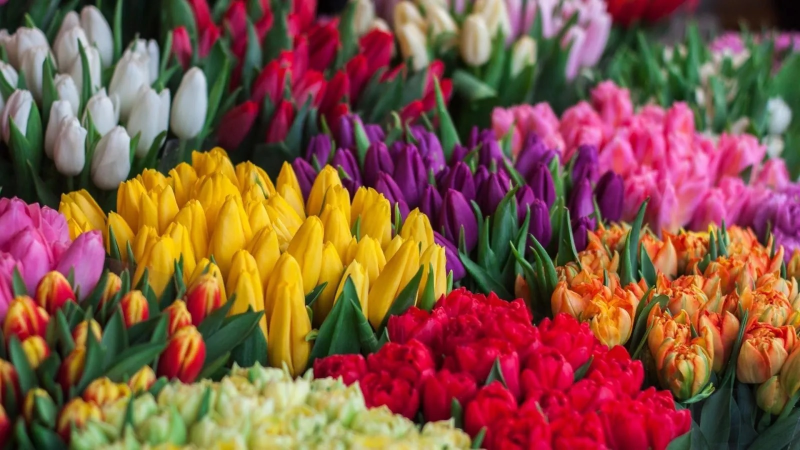
#> input picture IMG/flower.jpg, 1600 x 900 px (shown at 1/2 size)
$ jupyter execute pso_cluster.ipynb
#> lines starting #> are read from the running program, lines starting #| are printed output that depends on the picture; long printed decimals are rounded
### Clustering with PSO

##### Import Statements

[cell 1]
import numpy as np
import matplotlib.pyplot as plt
from PIL import Image
from sklearn.cluster import KMeans

##### Cluster Algorithm with K-Means

[cell 2]
def cluster( image, k):
    # height and width of image
    h, w, _ = image.shape

    # reshape image into matrix
    X = image.reshape( ( h * w, 3))

    # initiate KMeans
    kmeans = KMeans( n_clusters=k, n_init="auto")

    # fit to image matrix
    kmeans.fit( X)

    # labels of each pixels
    value = kmeans.labels_

    # location of centers
    centers = kmeans.cluster_centers_

    # generate new image matrix based on labels and centers
    new_X = np.array( [ np.uint8( centers[ c]) for c in value])

    # reshape new image matrix into proper image
    new_image = new_X.reshape( image.shape)

    return new_image

##### Euclidean Distance Function (Used in Fitness Function)

[cell 3]
# euclidean distance between two points a and b
def euc( a, b):
	return np.sum( [ ( a[ i] - b[ i]) ** 2 for i in range( len( a))]) ** 0.5

##### Fitness Function

[cell 4]
# X: image matrix
# p: loaction of particle
def pso_cluster_fit( X, p):
	# number of pixels
	n = X.shape[ 0]

	# number of clusters
	k = int( p.shape[ 0] / 3)

	# centers
	centers = p.reshape( ( 3, k)).T

	# labels for each pixel
	labels = np.zeros( n)

	# distance between of each pixel with each cluster
	dists = np.zeros( ( n, k))

	# for each cluster
	for i in range( k):
		# calculate distance between pixels and cluster
		dists[:,i] = np.sum( ( X - centers[ i]) ** 2, axis=1) ** 0.5

	# nearest cluster number as label of pixel
	labels = dists.argmin( axis=1)

	# nearest cluster distance
	min_dist = dists.min( axis=1)

	# value of fitness function
	f = min_dist.sum()

	return f, labels, centers

##### PSO Cluster Function

[cell 5]
# image: Input Image for Clustering
# w: inertia weight
# c1: cognitive coefficient
# c2: global coefficient
# n_iter: number of iterations
def pso_cluster( image, k, w=0.7, c1=1, c2=1, n_iter=50):
	# height and width of image
	H, W, _ = image.shape

	# reshaping image into matrix
	X = image.reshape( ( H * W, 3))

	# number of pixels
	n = X.shape[ 0]

	# dimensions
	d = k * 3

	# number of particles
	pn = d

	# maximum range of search space for each dimension
	domain = 255

	# location of particles. initial seed within [ 0, domain]
	p = domain * np.random.rand( pn, d)

	# initial velocity
	v = np.zeros( ( pn, d))

	# best location of particle initiated with p ( initial location)
	pbest = np.copy( p)

	# value of fit function for each particle
	f = np.array( [ pso_cluster_fit( X, particle)[ 0] for particle in p])

	# best value of fit function for each particle
	# initiated with f ( initial value of fit function for each particle)
	fpbest = np.copy( f)

	# best value of fit function among all particles
	# and its corresponding location
	fgbest, gbest = f.min(), p[ f.argmin()]

	# variable for recording history of fgbest (best value of fit function)
	history = np.zeros( n_iter)

	# iterate n_iter time
	for i in range( n_iter):

		# recording best value of fit function
		history[ i] = fgbest

		# generate two matrices of random numbers in range [ -1, 1] and shape of ( pn, d) ( for each particle and for each dimension)
		r1 = np.random.rand( pn, d)
		r2 = np.random.rand( pn, d)

		# calculate velocity of particles in each dimenstion
		v = ( w * v) + ( r1 * c1 * ( pbest - p)) + ( r2 * c2 * ( gbest - p))

		# update position of particle
		p = p + v

		# keep values in range
		p[ p < 0] = 0
		p[ p > 255] = 255

		f = np.array( [ pso_cluster_fit( X, particle)[ 0] for particle in p])

		# find indices of particles with better value of fit function than their previous value
		indices = np.nonzero( f < fpbest)

		# update value of fit function for particles that found a better value
		fpbest[ indices] = f[ indices]

		# update position of particles that found a better value
		pbest[ indices] = p[ indices]

		# if f.min() < fgbest:
		# update best value and its corresponding location
		fgbest, gbest = f.min(), p[ f.argmin()]

	# acquire labels and centers from gbest
	_, value, centers = pso_cluster_fit( X, gbest)

	# generate new image matrix based on labels and centers
	new_X = np.array( [ np.uint8( centers[ c]) for c in value])

    # reshape new image matrix into proper image
	new_image = new_X.reshape( image.shape)

	return new_image, history, fgbest, value, centers

##### Driver

[cell 6]
IMG_PATH = "IMG/flower.jpg"
IMG_SIZE = ( 160, 90)
CLUSTERS = 7

img = np.array( Image.open( IMG_PATH).resize( IMG_SIZE))
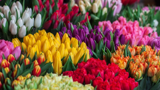
#> img: shape (90, 160, 3); mean R, G, B 132.8, 85.6, 66.5

img_clustered1 = cluster( img, CLUSTERS)
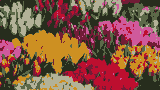
#> img_clustered1: shape (90, 160, 3); mean R, G, B 132.2, 85.2, 66.1
img_clustered2, history, fgbest, _, centers = pso_cluster( img, CLUSTERS)
#> in pso_cluster_fit, `labels = dists.argmin( axis=1)`: labels = 14400 values, max 6 at index 89, min 0 at index 38, mean 2.31
#> in pso_cluster_fit, `min_dist = dists.min( axis=1)`: min_dist = 14400 values, max 221.2 at index 224, min 2.2 at index 8645, mean 109.7
#> in pso_cluster_fit, `f = min_dist.sum()`: f = 1579143.3
#> in pso_cluster, `f = np.array( [ pso_cluster_fit( X, particle)[ 0] for particle in p])`: f = 21 values, max 1908232.8 at index 4, min 862358.1 at index 8, mean 1223253.8
#> in pso_cluster, `fpbest = np.copy( f)`: fpbest has the same summary as f
#> in pso_cluster, `fgbest, gbest = f.min(), p[ f.argmin()]`: fgbest = 862358.1; gbest = 21 values, max 240.8 at index 6, min 6.29 at index 17, mean 101.6
#> the loop in pso_cluster, `for i in range( n_iter):` made 50 passes
#> (indices, fgbest) on passes 1 to 10: (([0, 4, 5, 6, 7, 9, 11, 12, 13, 15, 16, 17, 19, 20],), 821030.2), (([0, 5, 6, 8, 9, 10, 11, 12, 15, 16, 17, 20],), 811104.3), (([0, 2, 4, 6, 8, 10, 11, 13, 15, 16],), 764840.2), (([0, 2, 3, 4, 5, 6, 8, 11, 15, 16, 17],), 785508.7), (([5, 9, 12, 13, 19, 20],), 745438.8), (([0, 2, 3, 4, 8, 17, 18],), 798058.8), (([2, 3, 9, 11, 13, 15, 18],), 763436.1), (([0, 3, 4, 6, 8, 9, 12, 16, 17, 18],), 723958.9), (([0, 3, 13, 16],), 752469.5), (([3, 4, 7, 8, 11, 13, 15, 17, 19, 20],), 726784)
#> pass 1, in pso_cluster, `v = ( w * v) + ( r1 * c1 * ( pbest - p)) + ( r2 * c2 * ( gbest - p))`:
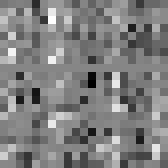
#> v: shape (21, 21) float64 (shown 8 times larger); min -197.8, max 176.1, mean -10.3; drawn with min black and max white
#> pass 1, in pso_cluster, `p = p + v`:
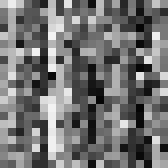
#> p: shape (21, 21) float64 (shown 8 times larger); min 5.3, max 242.9, mean 115
#> pass 2, in pso_cluster, `v = ( w * v) + ( r1 * c1 * ( pbest - p)) + ( r2 * c2 * ( gbest - p))`:
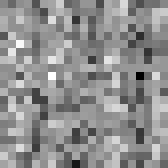
#> v: shape (21, 21) float64 (shown 8 times larger); min -206.9, max 143.8, mean -9.5; drawn with min black and max white
#> pass 2, in pso_cluster, `p = p + v`:
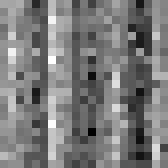
#> p: shape (21, 21) float64 (shown 8 times larger); min -90.77, max 316.9, mean 105.5; drawn with min black and max white
#> after the loop in pso_cluster, `for i in range( n_iter):`:
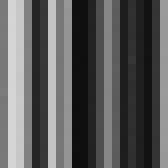
#> p: shape (21, 21) float64 (shown 8 times larger); min 13.89, max 213.4, mean 91.8
#> after the loop in pso_cluster, `for i in range( n_iter):`:
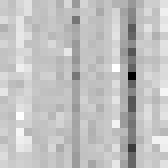
#> v: shape (21, 21) float64 (shown 8 times larger); min -6.26, max 2.01, mean -0.0016; drawn with min black and max white
#> in pso_cluster, `new_image = new_X.reshape( image.shape)`:
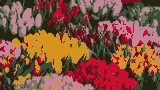
#> new_image: shape (90, 160, 3); mean R, G, B 132.9, 82.7, 62.1

fig = plt.figure( figsize=( 10, 10))

fig.add_subplot( 1, 2, 1)
plt.title( "Clustered Using K-Means")
plt.imshow( img_clustered1)
plt.axis( "off")

fig.add_subplot( 1, 2, 2)
plt.title( "Clustered Using PSO")
plt.imshow( img_clustered2)
plt.axis( "off")

plt.show()

##### Plot History

[cell 7]
print( f"Best Value: { fgbest}")
#| Best Value: 595225.642
print( f"Centers:\n{ centers}")
#| Centers:
#| [[120.535 119.403  93.235 ]
#|  [213.423 148.454  29.111 ]
#|  [199.866  15.162  49.250]
#|  [129.550  15.419  31.376]
#|  [ 37.033   35.332  19.118]
#|  [ 56.000     78.912  53.330]
#|  [195.353   134.151 154.041]]

plt.figure( figsize=( 10, 10))
plt.title( "History of Best Value of PSO Cluster Fitness Function")
plt.plot( np.log10( history))
plt.show()
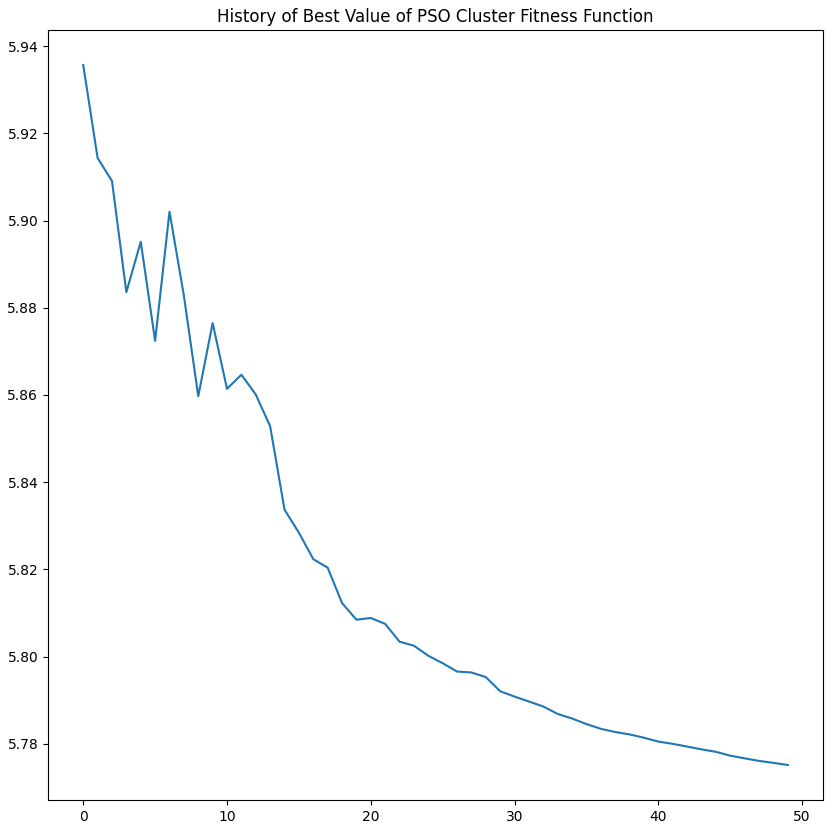
#> figure drawn by matplotlib, 1 panel; curve peaks at x = 0, y = 5.94

$ run again, with IMG/lena.jpg copied over IMG/flower.jpg
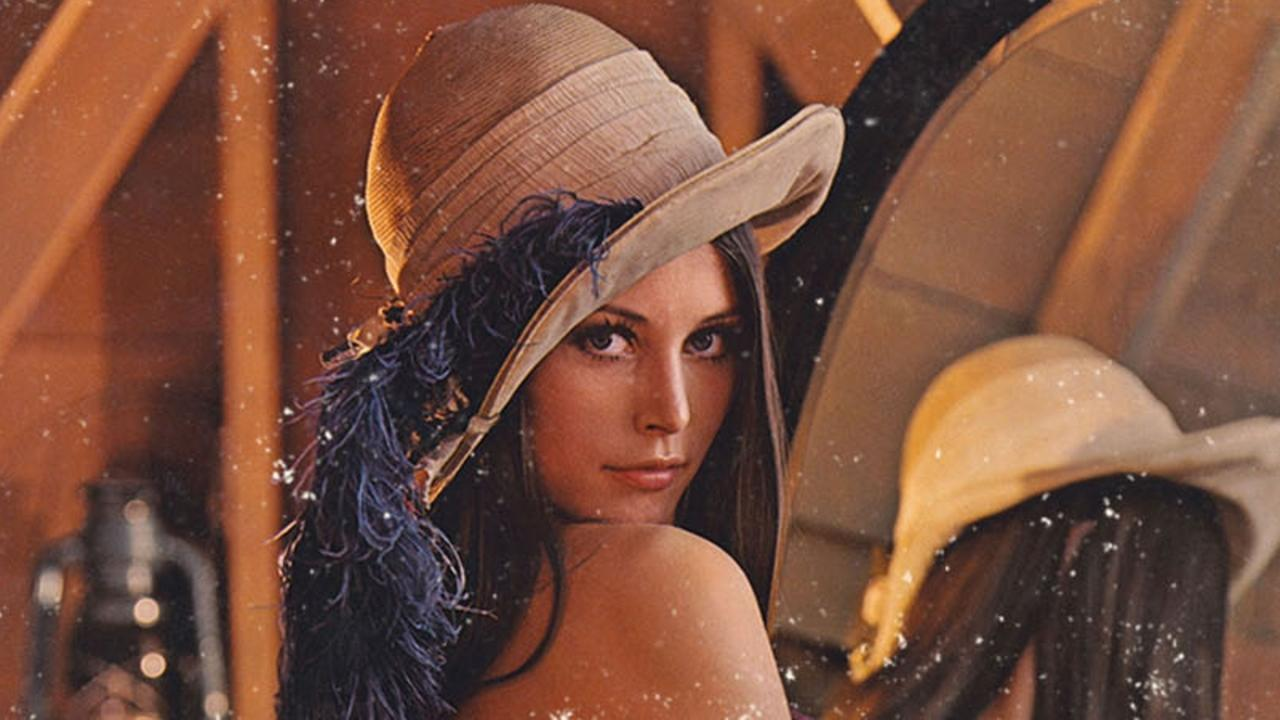
#> input picture IMG/lena.jpg, 1280 x 720 px
#> `img_clustered1 = cluster( img, CLUSTERS)`:
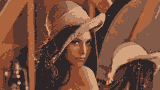
#> img_clustered1: shape (90, 160, 3); mean R, G, B 120.5, 78.5, 61.1
#> in pso_cluster_fit, `labels = dists.argmin( axis=1)`: labels = 14400 values, max 6 at index 3128, min 2 at index 8, mean 2.91
#> min_dist = 14400 values, max 177.5 at index 8223, min 24.09 at index 6956, mean 110.3
#> in pso_cluster_fit, `f = min_dist.sum()`: f = 1588022.7
#> in pso_cluster, `f = np.array( [ pso_cluster_fit( X, particle)[ 0] for particle in p])`: f = 21 values, max 1936007.3 at index 4, min 515561.9 at index 1, mean 1145270.1
#> fpbest has the same summary as f
#> in pso_cluster, `fgbest, gbest = f.min(), p[ f.argmin()]`: fgbest = 515561.9; gbest = 21 values, max 252 at index 12, min 15.36 at index 3, mean 99.03
#> the loop in pso_cluster, `for i in range( n_iter):` made 50 passes
#> (indices, fgbest) on passes 2, 3, 4, 5, 6, 8, 9: (([0, 2, 4, 5, 6, 7, 8, 11, 16, 18, 19, 20],), 515561.9), (([7, 15],), 515561.9), (([0, 7, 9, 13, 16, 17],), 515561.9), (([2, 5, 6, 7, 9, 11, 16, 19, 20],), 515561.9), (([0, 3, 5, 9, 16, 17, 18, 20],), 468767), (([1, 5, 6, 7, 11, 12, 14, 15, 16, 18, 19, 20],), 427929.8), (([1, 8, 12, 17, 18],), 420754)
#| Best Value: 287590.977
#| Centers:
#| [[1.00517840e+02 5.70399365e+01 4.72651433e+01]
#|  [1.40594110e+02 8.80365665e+01 6.56398672e+01]
#|  [1.85283856e+02 1.19132433e+02 1.74763731e+02]
#|  [1.49259551e-02 1.63738227e+02 8.24167973e+01]
#|  [1.97525568e+02 1.46712643e+02 1.04883893e+02]
#> (further printed lines are left out)
#> `plt.show()`:
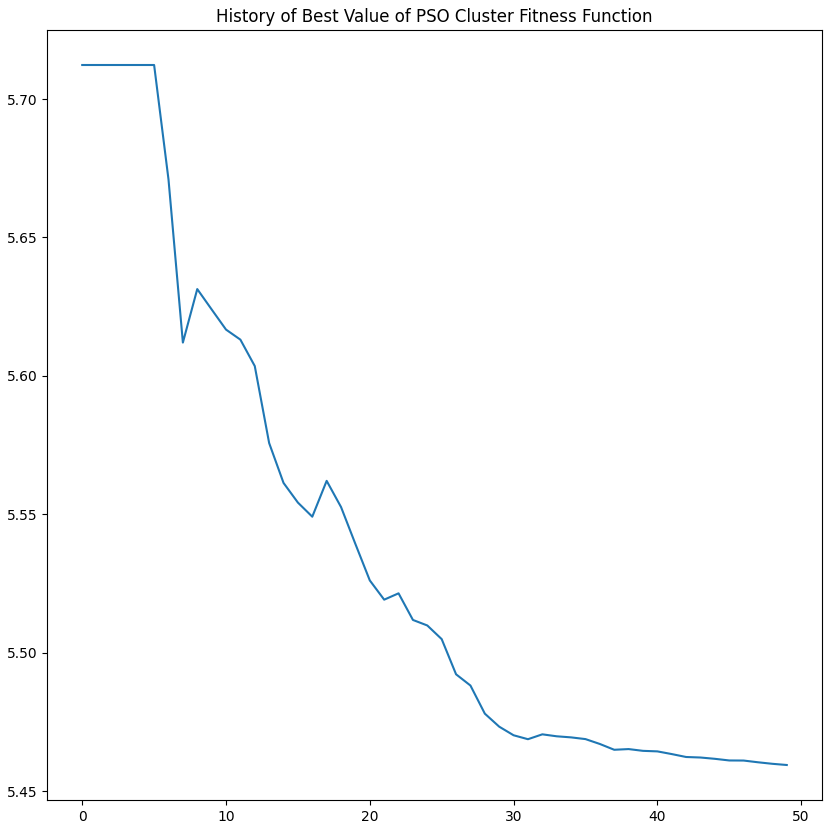
#> figure drawn by matplotlib, 1 panel; curve peaks at x = 0, y = 5.71
